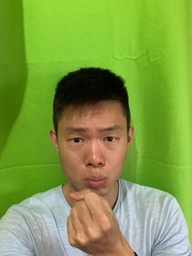
#> input picture stanCode_Projects/ds_foundation/image_processing/images/jerry.jpeg, 192 x 256 px, shrunk from 960 x 1280 before the run
$ python green_screen_replacer.py
#> lines starting #> are read from the running program, lines starting #| are printed output that depends on the picture
### stanCode_Projects/ds_foundation/image_processing/simpleimage.py
#!/usr/bin/env python3

"""
Stanford CS106AP SimpleImage
Nick Parlante, Sonja Johnson-Yu, and Nick Bowman
 -6/2019 version has file reading, pix, and foreach iterator

SimpleImage Features:
Create image:
    image = SimpleImage.blank(400, 200)   # create new image of size
    image = SimpleImage('foo.jpg')        # create from file

Access size
    image.width, image.height

Iterate over all pixels:
    for pixel in image:
        #do something with pixel

Get pix at x,y
    pix = image.get_pix(x, y)
    # pix is RGB tuple like (100, 200, 0)

Set pix at x,y
    image.set_pix(x, y, pix)   # set data by tuple also

Get Pixel object at x,y
    pixel = image.get_pixel(x, y)
    pixel.red = 0
    pixel.blue = 255

Show image on screen
    image.show()

The main() function below demonstrates the above functions as a test.
"""

import sys
# If the following line fails, "Pillow" needs to be installed
from PIL import Image


def clamp(num):
    """
    Return a "clamped" version of the given num,
    converted to be an int limited to the range 0..255 for 1 byte.
    """
    num = int(num)
    if num < 0:
        return 0
    if num >= 256:
        return 255
    return num


class Pixel(object):
    """
    A pixel at an x,y in a SimpleImage.
    Supports set/get .red .green .blue
    and get .x .y
    """
    def __init__(self, image, x, y):
        self.image = image
        self._x = x
        self._y = y

    def __str__(self):
        return 'r:' + str(self.red) + ' g:' + str(self.green) + ' b:' + str(self.blue)

    # Pillow image stores each pixel color as a (red, green, blue) tuple.
    # So the functions below have to unpack/repack the tuple to change anything.

    @property
    def red(self):
        return self.image.px[self._x, self._y][0]

    @red.setter
    def red(self, value):
        rgb = self.image.px[self._x, self._y]
        self.image.px[self._x, self._y] = (clamp(value), rgb[1], rgb[2])

    @property
    def green(self):
        return self.image.px[self._x, self._y][1]

    @green.setter
    def green(self, value):
        rgb = self.image.px[self._x, self._y]
        self.image.px[self._x, self._y] = (rgb[0], clamp(value), rgb[2])

    @property
    def blue(self):
        return self.image.px[self._x, self._y][2]

    @blue.setter
    def blue(self, value):
        rgb = self.image.px[self._x, self._y]
        self.image.px[self._x, self._y] = (rgb[0], rgb[1], clamp(value))

    @property
    def x(self):
        return self._x

    @property
    def y(self):
        return self._y


# color tuples for background color names 'red' 'white' etc.
BACK_COLORS = {
    'white': (255, 255, 255),
    'black': (0, 0, 0),
    'red': (255, 0, 0),
    'green': (0, 255, 0),
    'blue': (0, 0, 255),
}


class SimpleImage(object):
    def __init__(self, filename, width=0, height=0, back_color=None):
        """
        Create a new image. This case works: SimpleImage('foo.jpg')
        To create a blank image use SimpleImage.blank(500, 300)
        The other parameters here are for internal/experimental use.
        """
        # Create pil_image either from file, or making blank
        if filename:
            self.pil_image = Image.open(filename).convert("RGB")
            if self.pil_image.mode != 'RGB':
                raise Exception('Image file is not RGB')
            self._filename = filename  # hold onto
        else:
            if not back_color:
                back_color = 'white'
            color_tuple = BACK_COLORS[back_color]
            if width == 0 or height == 0:
                raise Exception('Creating blank image requires width/height but got {} {}'
                                .format(width, height))
            self.pil_image = Image.new('RGB', (width, height), color_tuple)
        self.px = self.pil_image.load()
        size = self.pil_image.size
        self._width = size[0]
        self._height = size[1]
        self.curr_x = 0
        self.curr_y = 0

    def __iter__(self):
        return self

    # [26 lines left out: functions __next__, increment_curr_counters, blank, file, not called in this run]

    @property
    def width(self):
        """Width of image in pixels."""
        return self._width

    @property
    def height(self):
        """Height of image in pixels."""
        return self._height

    def get_pixel(self, x, y):
        """
        Returns a Pixel at the given x,y, suitable for getting/setting
        .red .green .blue values.
        """
        if x < 0 or x >= self._width or y < 0 or y >= self.height:
            e = Exception('get_pixel bad coordinate x %d y %d (vs. image width %d height %d)' %
                          (x, y, self._width, self.height))
            raise e
        return Pixel(self, x, y)

    # [14 lines left out: functions set_pixel, set_rgb, not called in this run]

    def get_pix(self, x, y):
        """Get pix RGB tuple (200, 100, 50) for the given x,y."""
        return self.px[x, y]

    def set_pix(self, x, y, pix):
        """Set the given pix RGB tuple into the image at the given x,y."""
        self.px[x, y] = pix

    def show(self):
        """Displays the image using an external utility."""
        self.pil_image.show()

    def make_as_big_as(self, image):
        """Resizes image to the shape of the given image"""
        self.pil_image = self.pil_image.resize((image.width, image.height))
        self.px = self.pil_image.load()
        size = self.pil_image.size
        self._width = size[0]
        self._height = size[1]


# [30 lines left out: function main, not called in this run]


# [2 lines that do not run on import are left out]

### stanCode_Projects/ds_foundation/image_processing/green_screen_replacer.py
"""
File: green_screen_replacer.py
Author: Chia-Chun, Hung
--------------------------------------------------
This script performs green screen replacement by
compositing a subject image onto a new background.

It detects green-dominant pixels in the foreground image
and replaces them with the corresponding pixels from the
background image. This simulates a basic chroma key
replacement technique commonly used in photo and video editing.

This technique demonstrates color-based pixel classification
and is foundational in computer vision and image preprocessing.
"""


from simpleimage import SimpleImage


# Controls the threshold of detecting green screen pixel
THRESHOLD = 1.3

# Controls the upper bound for black pixel
BLACK_PIXEL = 120


def combine(bg, me):
    """
    Replaces green screen pixels in the foreground image with
    corresponding pixels from the background image.
    ---------------------------------------------------
    :param bg: SimpleImage, the background image
    :param me: SimpleImage, the foreground image with green screen
    :return: SimpleImage, the composite image with background inserted
    """
    for y in range(bg.height):
        for x in range(bg.width):
            pixel_me = me.get_pixel(x, y)
            avg = (pixel_me.red+pixel_me.blue+pixel_me.green) // 3
            total = pixel_me.red+pixel_me.blue+pixel_me.green
            if pixel_me.green > avg*THRESHOLD and total > BLACK_PIXEL:
                pixel_bg = bg.get_pixel(x, y)
                pixel_me.red = pixel_bg.red
                pixel_me.blue = pixel_bg.blue
                pixel_me.green = pixel_bg.green
    return me


def main():
    """
    Loads the green screen image and background image,
    resizes the background to match the subject image,
    and displays the final composite image.
    """
    fg = SimpleImage('images/jerry.jpeg')
#> in __init__, self.pil_image is the input picture: PIL image 192x256 RGB; mean R, G, B 128.5, 157.6, 71
    bg = SimpleImage('images/wave.jpeg')
#> call 2 of __init__, with filename = 'images/wave.jpeg', width = 0, height = 0
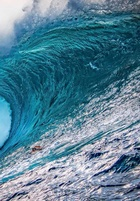
#> input picture stanCode_Projects/ds_foundation/image_processing/images/wave.jpeg, 140 x 201 px, shrunk from 700 x 1003 before the run
#> in __init__, self.pil_image is the input picture: PIL image 140x201 RGB; mean R, G, B 88, 129.8, 149.5
    bg.make_as_big_as(fg)
#> in make_as_big_as, `self.pil_image = self.pil_image.resize((image.width, image.height))`:
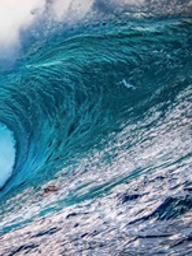
#> self.pil_image: PIL image 192x256 RGB; mean R, G, B 88.1, 129.8, 149.5
    combined_img = combine(bg, fg)
    combined_img.show()
#> in show, `self.pil_image.show()`:
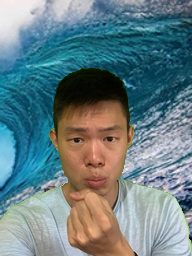
#> shown: PIL image 192x256 RGB; mean R, G, B 103.8, 127.5, 133


if __name__ == '__main__':
    main()
